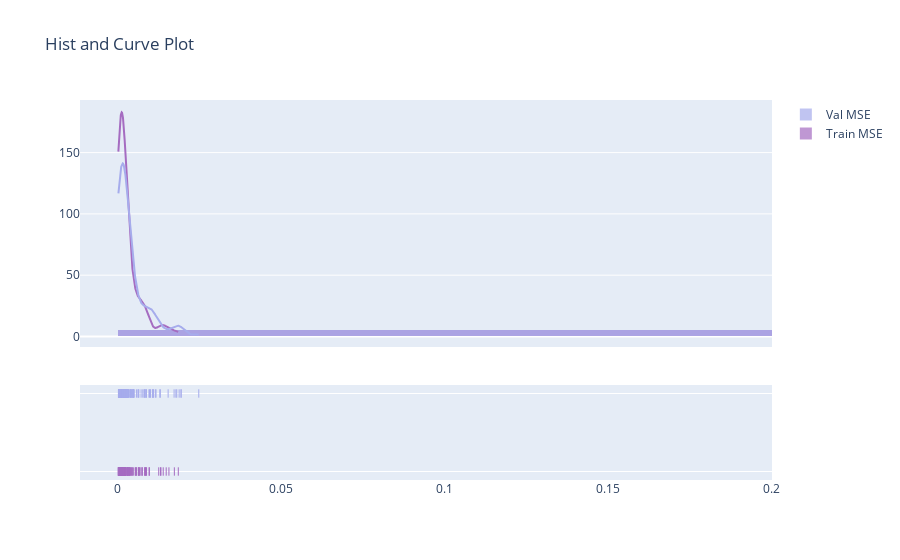

Notebook cell for this chart:
### Code cell
import plotly.figure_factory as ff
import numpy as np

x0 = report_df['train_mse']
x1 = report_df['val_mse']


hist_data = [x0, x1]

group_labels = ['Train MSE', 'Val MSE']
colors = ['#A56CC1', '#A6ACEC']

# Create distplot with curve_type set to 'normal'
fig = ff.create_distplot(hist_data, group_labels, colors=colors,
                         bin_size=.2, show_rug=True)

# Add title
fig.update_layout(title_text='Hist and Curve Plot')
fig.show()

### Figure 1 — Plotly figure (JSON) as saved in the notebook; plotly's stock layout.template omitted (floating-point values rounded to 4 significant figures; data arrays with more than 128 entries replaced by an {"elided": "..."} marker saying what was removed)
{"data": [{"autobinx": false, "histnorm": "probability density", "legendgroup": "Train MSE", "marker": {"color": "#A56CC1"}, "name": "Train MSE", "opacity": 0.7, "type": "histogram", "x": {"elided": "144 float values"}, "xaxis": "x", "xbins": {"end": 0.01852, "size": 0.2, "start": 0.0001765}, "yaxis": "y"}, {"autobinx": false, "histnorm": "probability density", "legendgroup": "Val MSE", "marker": {"color": "#A6ACEC"}, "name": "Val MSE", "opacity": 0.7, "type": "histogram", "x": {"elided": "144 float values"}, "xaxis": "x", "xbins": {"end": 0.02479, "size": 0.2, "start": 0.0001988}, "yaxis": "y"}, {"legendgroup": "Train MSE", "marker": {"color": "#A56CC1"}, "mode": "lines", "name": "Train MSE", "showlegend": false, "type": "scatter", "x": {"elided": "500 float values"}, "xaxis": "x", "y": {"elided": "500 float values"}, "yaxis": "y"}, {"legendgroup": "Val MSE", "marker": {"color": "#A6ACEC"}, "mode": "lines", "name": "Val MSE", "showlegend": false, "type": "scatter", "x": {"elided": "500 float values"}, "xaxis": "x", "y": {"elided": "500 float values"}, "yaxis": "y"}, {"legendgroup": "Train MSE", "marker": {"color": "#A56CC1", "symbol": "line-ns-open"}, "mode": "markers", "name": "Train MSE", "showlegend": false, "type": "scatter", "x": {"elided": "144 float values"}, "xaxis": "x", "y": {"elided": "144 str values"}, "yaxis": "y2"}, {"legendgroup": "Val MSE", "marker": {"color": "#A6ACEC", "symbol": "line-ns-open"}, "mode": "markers", "name": "Val MSE", "showlegend": false, "type": "scatter", "x": {"elided": "144 float values"}, "xaxis": "x", "y": {"elided": "144 str values"}, "yaxis": "y2"}], "layout": {"barmode": "overlay", "hovermode": "closest", "legend": {"traceorder": "reversed"}, "title": {"text": "Hist and Curve Plot"}, "xaxis": {"anchor": "y2", "domain": [0, 1], "zeroline": false}, "yaxis": {"anchor": "free", "domain": [0.35, 1], "position": 0}, "yaxis2": {"anchor": "x", "domain": [0, 0.25], "dtick": 1, "showticklabels": false}}}
